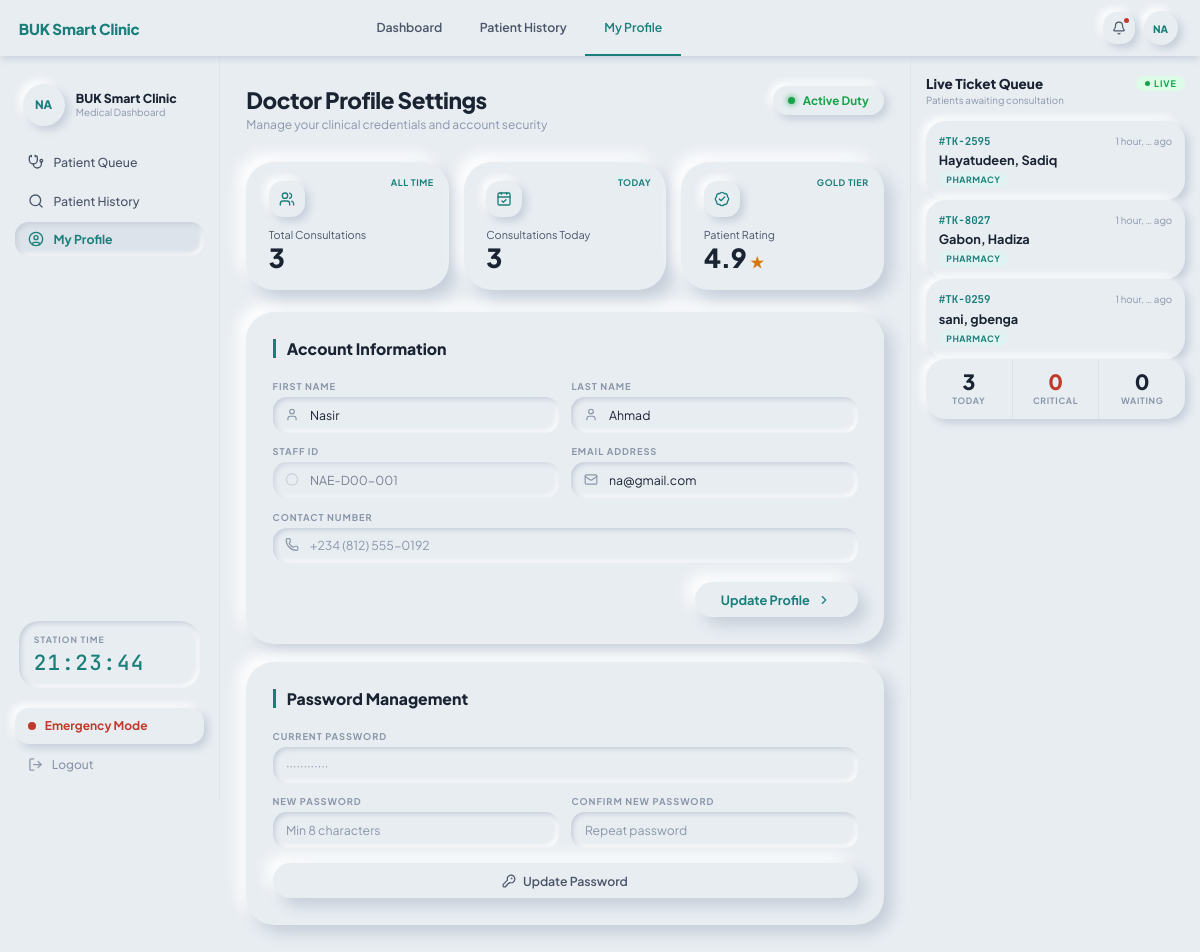
The page /clinic/doctor/profile/ (signed in) on the database its author committed.
### apps/users/models.py (models this page shows, shortened)
class User(AbstractUser):
    class Role(models.TextChoices):
        ADMIN = "ADMIN", "Administrator"
        RECEPTIONIST = "RECEPTIONIST", "Receptionist"
        NURSE = "NURSE", "Nurse"
        DOCTOR = "DOCTOR", "Doctor"
        LAB_TECH = "LAB_TECH", "Lab Technician"
        PHARMACIST = "PHARMACIST", "Pharmacist"
    username = None
    email = models.EmailField(unique=True)
    role = models.CharField(
        max_length=20, choices=Role.choices, default=Role.RECEPTIONIST
    )
    staff_id = models.CharField(max_length=20, unique=True)
    phone_number = models.CharField(max_length=20, blank=True)
    profile_photo = models.ImageField(upload_to="staff/photos/", null=True, blank=True)
    objects = UserManager()
    USERNAME_FIELD = "email"
    REQUIRED_FIELDS = ["staff_id", "first_name", "last_name"]
    class Meta:
        verbose_name = "User"
        verbose_name_plural = "Users"

### apps/clinic/models.py (models this page shows, shortened)
class Encounter(models.Model):
    class Status(models.TextChoices):
        RECEPTION    = "RECEPTION",    "Awaiting Vitals"
        TRIAGE       = "TRIAGE",       "Awaiting Consultation"
        CONSULTATION = "CONSULTATION", "With Doctor"
        LABORATORY   = "LAB",          "In Laboratory"
        PHARMACY     = "PHARMACY",     "Awaiting Medication"
        CLOSED       = "CLOSED",       "Completed"
        EMERGENCY    = "EMERGENCY",    "Emergency"
    class Priority(models.IntegerChoices):
        NORMAL    = 1, "Normal"
        URGENT    = 2, "Urgent"
        EMERGENCY = 3, "Emergency"
    patient  = models.ForeignKey(Patient, on_delete=models.CASCADE, related_name="encounters")
    visit_id = models.UUIDField(default=uuid.uuid4, editable=False, unique=True)
    status   = models.CharField(max_length=20, choices=Status.choices, default=Status.RECEPTION)
    priority = models.IntegerField(choices=Priority.choices, default=Priority.NORMAL)
    temperature    = models.DecimalField(max_digits=4, decimal_places=1, null=True, blank=True)
    weight         = models.DecimalField(max_digits=5, decimal_places=2, null=True, blank=True)
    blood_pressure = models.CharField(max_length=20, blank=True, null=True)
    heart_rate     = models.IntegerField(null=True, blank=True)
    spo2           = models.IntegerField(null=True, blank=True, help_text="Blood oxygen saturation %")
    triage_notes   = models.TextField(blank=True)
    chief_complaint = models.TextField(blank=True)
    clinical_notes  = models.TextField(blank=True)
    diagnosis       = models.TextField(blank=True)
    doctor_assigned = models.ForeignKey(
        settings.AUTH_USER_MODEL,
        on_delete=models.SET_NULL, null=True, blank=True,
        related_name="doctor_encounters",
        limit_choices_to={"role": "DOCTOR"},
    )
    checked_in_by = models.ForeignKey(
        settings.AUTH_USER_MODEL,
        on_delete=models.SET_NULL, null=True, blank=True,
        related_name="checkins_done",
    )
    created_at = models.DateTimeField(auto_now_add=True)
    closed_at  = models.DateTimeField(null=True, blank=True)
    class Meta:
        ordering = ["-priority", "created_at"]
    @property
    def ticket_number(self):
        n = str(self.visit_id.int)[-4:]
        return f"#TK-{n}"

class Patient(models.Model):
    GENDER_CHOICES = [("M", "Male"), ("F", "Female")]
    first_name    = models.CharField(max_length=255)
    middle_name   = models.CharField(max_length=255, blank=True)
    last_name     = models.CharField(max_length=255)
    reg_number    = models.CharField(max_length=30, unique=True)
    gender        = models.CharField(max_length=1, choices=GENDER_CHOICES, blank=True)
    date_of_birth = models.DateField(null=True, blank=True)
    clinic_code   = models.CharField(max_length=6, blank=True, unique=True)
    phone_number  = models.CharField(max_length=20, blank=True)
    email         = models.EmailField(blank=True)
    faculty    = models.CharField(max_length=100, blank=True)
    department = models.CharField(max_length=100, blank=True)
    level      = models.IntegerField(null=True, blank=True)
    address    = models.TextField(blank=True)
    blood_group     = models.CharField(max_length=5, blank=True)
    genotype        = models.CharField(max_length=5, blank=True)
    allergies       = models.TextField(blank=True)
    medical_history = models.TextField(blank=True)
    next_of_kin_name  = models.CharField(max_length=255, blank=True)
    next_of_kin_phone = models.CharField(max_length=20, blank=True)
    photo        = models.ImageField(upload_to="patients/photos/", null=True, blank=True)
    sif_document = models.FileField(
        upload_to="patients/sif/",
        null=True, blank=True,
        help_text="Student Information Form — PDF or image"
    )
    created_at = models.DateTimeField(auto_now_add=True)
    updated_at = models.DateTimeField(auto_now=True)
    class Meta:
        ordering = ["last_name", "first_name"]

### apps/clinic/views.py (the view, shortened to what this page needs)
# urls.py: path("doctor/profile/", views.doctor_profile_view, name="doctor_profile"),
@login_required(login_url="clinic:login")
def doctor_profile_view(request):
    if not _require_doctor(request):
        raise PermissionDenied()
    user = request.user
    profile_saved = False
    password_saved = False
    password_error = None
    today = timezone.now().date()
    ctx = _doctor_ctx(request)
    ctx.update({
            "active_nav": "profile",
            "profile_saved": profile_saved,
            "password_saved": password_saved,
            "password_error": password_error,
            "visits_today": Encounter.objects.filter(doctor_assigned=user, created_at__date=today).count(),
            "visits_total": Encounter.objects.filter(doctor_assigned=user).count(),
    })
    return render(request, "doctor/profile.html", ctx)

### apps/clinic/templates/doctor/profile.html (shortened to what this page needs)
{% extends "doctor/base.html" %}
{% block content %}
<div class="profile-header-row">
  <div>
    <h1 class="page-title" style="color:var(--text-1);">Doctor Profile Settings</h1>
    <p class="page-sub">Manage your clinical credentials and account security</p>
  </div>
  <div class="duty-badge">
    <span class="duty-dot"></span>
    Active Duty
  </div>
</div>
<div class="metrics-row">
  <div class="metric-card">
    <span class="mc-chip">ALL TIME</span>
    <div class="mc-icon"><i data-lucide="users" style="width:16px;height:16px;"></i></div>
    <div class="mc-label">Total Consultations</div>
    <div class="mc-value">{{ visits_total|default:"0" }}</div>
  </div>
  <div class="metric-card">
    <span class="mc-chip">TODAY</span>
    <div class="mc-icon"><i data-lucide="calendar-check" style="width:16px;height:16px;"></i></div>
    <div class="mc-label">Consultations Today</div>
    <div class="mc-value">{{ visits_today|default:"0" }}</div>
  </div>
  <div class="metric-card">
    <span class="mc-chip">GOLD TIER</span>
    <div class="mc-icon"><i data-lucide="badge-check" style="width:16px;height:16px;"></i></div>
    <div class="mc-label">Patient Rating</div>
    <div class="mc-value">4.9 <span class="mc-star">★</span></div>
  </div>
</div>
<div class="account-panel">
  <div class="panel-title">Account Information</div>
  <form method="POST" action="{% url 'clinic:doctor_profile' %}">
    <div class="form-grid-2" style="margin-bottom:1rem;">
      <div>
        <label class="field-lbl" for="id_first_name">First Name</label>
        <div class="field-with-icon">
          <span class="fwi-ico"></span>
          <input class="neo-input-padded" type="text" name="first_name" id="id_first_name" value="{{ request.user.first_name }}" placeholder="First name">
        </div>
      </div>
      <div>
        <label class="field-lbl" for="id_last_name">Last Name</label>
        <div class="field-with-icon">
          <span class="fwi-ico"></span>
          <input class="neo-input-padded" type="text" name="last_name" id="id_last_name" value="{{ request.user.last_name }}" placeholder="Last name">
        </div>
      </div>
      <div>
        <label class="field-lbl">Staff ID</label>
        <div class="field-with-icon">
          <span class="fwi-ico"></span>
          <div class="readonly-field">{{ request.user.staff_id|default:"—" }}</div>
        </div>
      </div>
      <div>
        <label class="field-lbl" for="id_email">Email Address</label>
        <div class="field-with-icon">
          <span class="fwi-ico"></span>
          <input class="neo-input-padded" type="email" name="email" id="id_email" value="{{ request.user.email }}">
        </div>
      </div>
      <div class="span-2">
        <label class="field-lbl" for="id_phone">Contact Number</label>
        <div class="field-with-icon">
          <span class="fwi-ico"></span>
          <input class="neo-input-padded" type="tel" name="phone_number" id="id_phone" value="{{ request.user.phone_number|default:'' }}" placeholder="+234 (812) 555-0192">
        </div>
      </div>
    </div>
    <button type="submit" class="update-btn">
      Update Profile
      <i data-lucide="chevron-right" style="width:14px;height:14px;"></i>
    </button>
  </form>
</div>
<div class="pw-panel">
  <div class="panel-title">Password Management</div>
  <form method="POST" action="{% url 'clinic:doctor_profile' %}">
    <div class="form-grid-2" style="margin-bottom:1rem;">
      <div class="span-2">
        <label class="field-lbl" for="id_cur_pw">Current Password</label>
        <input class="neo-input" type="password" name="current_password" id="id_cur_pw" placeholder="············">
      </div>
      <div>
        <label class="field-lbl" for="id_new_pw">New Password</label>
        <input class="neo-input" type="password" name="new_password" id="id_new_pw" placeholder="Min 8 characters">
      </div>
      <div>
        <label class="field-lbl" for="id_conf_pw">Confirm New Password</label>
        <input class="neo-input" type="password" name="confirm_password" id="id_conf_pw" placeholder="Repeat password">
      </div>
    </div>
    <button type="submit" class="btn-neo" style="width:100%;justify-content:center;">
      <i data-lucide="key-round" style="width:14px;height:14px;"></i>
      Update Password
    </button>
  </form>
</div>
{% endblock %}

### apps/clinic/templates/doctor/base.html (shortened to what this page needs)
<!DOCTYPE html>
<html lang="en">
<head>
</head>
<body>
<div class="page-shell">
  <header class="topbar">
    <span class="tb-brand">BUK Smart Clinic</span>
    <nav class="tb-nav">
      <a href="{% url 'clinic:doctor_queue' %}"          class="tb-nav-link {% if active_nav == 'queue' %}active{% endif %}">Dashboard</a>
      <a href="{% url 'clinic:doctor_patient_search' %}" class="tb-nav-link {% if active_nav == 'patients' %}active{% endif %}">Patient History</a>
      <a href="{% url 'clinic:doctor_profile' %}"        class="tb-nav-link {% if active_nav == 'profile' %}active{% endif %}">My Profile</a>
    </nav>
    <div class="tb-right">
      <button class="ico-btn" title="Notifications">
        <i data-lucide="bell" style="width:14px;height:14px;"></i>
        <span class="notif-pip"></span>
      </button>
      <a href="{% url 'clinic:doctor_profile' %}" class="tb-avatar">
        {% if request.user.profile_photo %}
          <img src="{{ request.user.profile_photo.url }}" alt="avatar">
        {% else %}
          <span class="tb-avatar-initials">{{ request.user.first_name|first|upper }}{{ request.user.last_name|first|upper }}</span>
        {% endif %}
      </a>
    </div>
  </header>
  <nav class="sidebar">
    <div class="sidebar-brand-block">
      <div class="sb-avatar">
        {% if request.user.profile_photo %}
          <img src="{{ request.user.profile_photo.url }}" alt="">
        {% else %}
          <span class="sb-avatar-initials">{{ request.user.first_name|first|upper }}{{ request.user.last_name|first|upper }}</span>
        {% endif %}
      </div>
      <div>
        <div class="sb-brand-name">BUK Smart Clinic</div>
        <div class="sb-brand-sub">Medical Dashboard</div>
      </div>
    </div>
    <a href="{% url 'clinic:doctor_queue' %}"          class="nav-link {% if active_nav == 'queue' %}active{% endif %}">
      <i data-lucide="stethoscope" style="width:16px;height:16px;"></i>
      Patient Queue
    </a>
    <a href="{% url 'clinic:doctor_patient_search' %}" class="nav-link {% if active_nav == 'patients' %}active{% endif %}">
      <i data-lucide="search" style="width:16px;height:16px;"></i>
      Patient History
    </a>
    <a href="{% url 'clinic:doctor_profile' %}"        class="nav-link {% if active_nav == 'profile' %}active{% endif %}">
      <i data-lucide="user-circle" style="width:16px;height:16px;"></i>
      My Profile
    </a>
    <div class="sidebar-spacer"></div>
    <div class="clock-widget">
      <div class="clock-label">Station Time</div>
      <div class="clock-time" id="sidebar-clock">--:--:--</div>
    </div>
    <button class="emergency-btn" onclick="openEmergencyModal()" type="button" style="margin-top:0.5rem;">
      <span class="emg-dot"></span>
      Emergency Mode
    </button>
    <a href="{% url 'clinic:logout' %}" class="logout-btn">
      <i data-lucide="log-out" style="width:15px;height:15px;"></i>
      Logout
    </a>
  </nav>
  <main class="main-content">
    {% block content %}{% endblock %}
  </main>
  <aside class="queue-pane">
    <div>
      <div class="qp-header">
        <div class="qp-title">Live Ticket Queue</div>
        <span class="live-badge"><span class="live-dot"></span>LIVE</span>
      </div>
      <div class="qp-sub">Patients awaiting consultation</div>
    </div>
    <div id="live-queue-body"
      hx-get="{% url 'clinic:doctor_live_queue' %}"
      hx-trigger="load, every 12s"
      hx-swap="innerHTML">
      {% include "doctor/partials/live_queue.html" %}
    </div>
  </aside>
</div>
</body>
</html>

### apps/clinic/templates/doctor/partials/live_queue.html (shortened to what this page needs)
{% for encounter in live_queue %}
<div class="q-ticket {% if encounter.priority == 3 %}emergency{% endif %} fade-up">
  <div class="qt-row1">
    <span class="qt-id {% if encounter.priority == 3 %}emg{% endif %}">{{ encounter.ticket_number }}</span>
    <span class="qt-age">{{ encounter.created_at|timesince|truncatewords:2 }} ago</span>
  </div>
  <div class="qt-name">{{ encounter.patient.last_name }}, {{ encounter.patient.first_name }}</div>
  <div class="qt-row3">
    <div style="display:flex;align-items:center;gap:0.4rem;">
      {% if encounter.priority == 3 %}
        <span class="qt-badge badge-critical">Emergency</span>
      {% elif encounter.status == 'TRIAGE' %}
        <span class="qt-badge badge-triage">Awaiting consult</span>
      {% elif encounter.status == 'CONSULTATION' %}
        <span class="qt-badge" style="background:var(--blue-light);color:var(--blue);">In consult</span>
      {% elif encounter.status == 'LAB' %}
        <span class="qt-badge" style="background:var(--amber-light);color:var(--amber);">At lab</span>
      {% elif encounter.status == 'PHARMACY' %}
        <span class="qt-badge badge-teal">Pharmacy</span>
      {% elif encounter.status == 'CLOSED' %}
        <span class="qt-badge badge-done">Done</span>
      {% else %}
        <span class="qt-badge badge-triage">{{ encounter.get_status_display }}</span>
      {% endif %}
    </div>
  </div>
</div>
{% empty %}
<div style="padding:1.5rem 0;text-align:center;font-size:0.75rem;color:var(--text-3);">
  <i data-lucide="inbox" style="width:22px;height:22px;display:block;margin:0 auto 0.4rem;opacity:0.35;"></i>
  No active tickets
</div>
{% endfor %}
<div class="queue-stats-row">
  <div class="qs-stat">
    <div class="qs-val">{{ queue_stats.today }}</div>
    <div class="qs-lbl">Today</div>
  </div>
  <div class="qs-stat">
    <div class="qs-val red">{{ queue_stats.critical }}</div>
    <div class="qs-lbl">Critical</div>
  </div>
  <div class="qs-stat">
    <div class="qs-val">{{ queue_stats.waiting }}</div>
    <div class="qs-lbl">Waiting</div>
  </div>
</div>

### rows shown on the page
User: user.first_name|first "N", user.last_name|first "A", first_name "Nasir", last_name "Ahmad", user.staff_id "NAE-D00-001", email "na@gmail.com"
Encounter: ticket_number "#TK-2595", created_at "1 hour, …", patient.last_name "Hayatudeen", patient.first_name "Sadiq", priority "PHARMACY"
Encounter: ticket_number "#TK-8027", created_at "1 hour, …", patient.last_name "Gabon", patient.first_name "Hadiza", priority "PHARMACY"
Encounter: ticket_number "#TK-0259", created_at "1 hour, …", patient.last_name "sani", patient.first_name "gbenga", priority "PHARMACY"

### other values the page prints
{{ visits_total|default:"0" }} "3"
{{ visits_today|default:"0" }} "3"
{{ queue_stats.today }} "3"
{{ queue_stats.critical }} "0"
{{ queue_stats.waiting }} "0"
